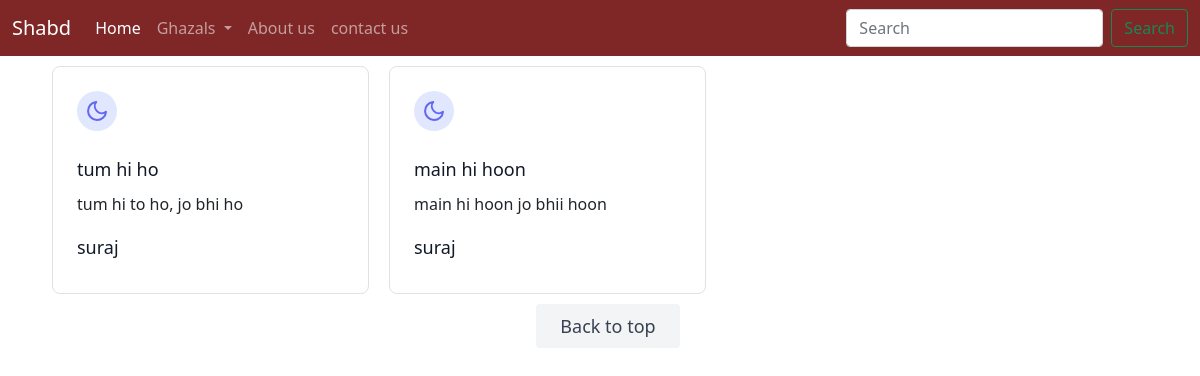
Screenshot of /new_ghazals with the database file from the repository.
### home/models.py (models this page shows, shortened)
class new_ghazal(models.Model):
    ghazal_id = models.AutoField(primary_key=True)
    name = models.CharField(max_length=500)
    tags = models.CharField(max_length=500)
    writer = models.CharField(max_length=100)
    shayari = models.CharField(max_length=5000)

### home/views.py (the view)
# urls.py: path("new_ghazals", views.new_ghazals, name='new ghazals'),
def new_ghazals(request):
    shayari=new_ghazal.objects.all()
    return render(request, "new_ghazals.html", {'shayari':shayari})

### templates/new_ghazals.html (shortened to what this page needs)
{% extends 'base.html' %}
{% block body %}
<div class="container" style = "">
          {% for i in shayari %}
            <div class="container" style = "float: left; width: 337px; padding: 10px 10px 10px 10px;">
                <div class="border border-gray-200 p-6 rounded-lg">
                  <div class="w-10 h-10 inline-flex items-center justify-center rounded-full bg-indigo-100 text-indigo-500 mb-4">
                    <svg fill="none" stroke="currentColor" stroke-linecap="round" stroke-linejoin="round" stroke-width="2" class="w-6 h-6" viewBox="0 0 24 24">
                      <path d="M21 12.79A9 9 0 1111.21 3 7 7 0 0021 12.79z"></path>
                    </svg>
                  </div>
                  <h2 class="text-lg text-gray-900 font-medium title-font mb-2">{{i.name}}</h2>
                  <p class="leading-relaxed text-base">{{i.shayari}}</p>
                  <h6 class="text-lg text-gray-900 font-medium title-font mb-2">{{i.writer}}</h6>
                </div>
            </div>
          {% endfor %}
        </div>
{% endblock body %}

### rows the page displays
new_ghazal: name "tum hi ho", shayari "tum hi to ho, jo bhi ho", writer "suraj"
new_ghazal: name "main hi hoon", shayari "main hi hoon jo bhii hoon", writer "suraj"
